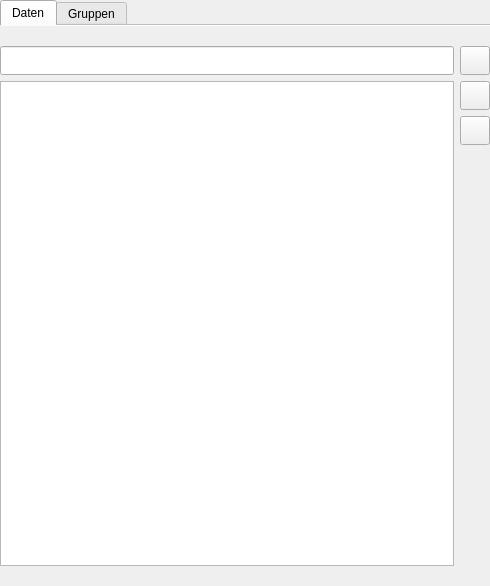
<?xml version="1.0" encoding="UTF-8"?>
<ui version="4.0">
 <class>QMFuncSettingsWidget</class>
 <widget class="QWidget" name="QMFuncSettingsWidget">
  <property name="geometry">
   <rect>
    <x>0</x>
    <y>0</y>
    <width>490</width>
    <height>586</height>
   </rect>
  </property>
  <property name="windowTitle">
   <string>Funktionen</string>
  </property>
  <layout class="QGridLayout" name="gridLayout_2">
   <property name="leftMargin">
    <number>0</number>
   </property>
   <property name="topMargin">
    <number>0</number>
   </property>
   <property name="rightMargin">
    <number>0</number>
   </property>
   <property name="bottomMargin">
    <number>0</number>
   </property>
   <item row="0" column="0">
    <widget class="QTabWidget" name="tabWidget">
     <property name="currentIndex">
      <number>0</number>
     </property>
     <property name="documentMode">
      <bool>true</bool>
     </property>
     <widget class="QWidget" name="tab">
      <attribute name="title">
       <string>Daten</string>
      </attribute>
      <layout class="QGridLayout" name="gridLayout_4">
       <property name="leftMargin">
        <number>0</number>
       </property>
       <property name="topMargin">
        <number>20</number>
       </property>
       <property name="rightMargin">
        <number>0</number>
       </property>
       <property name="bottomMargin">
        <number>20</number>
       </property>
       <item row="0" column="0">
        <layout class="QVBoxLayout" name="verticalLayout">
         <property name="leftMargin">
          <number>0</number>
         </property>
         <property name="rightMargin">
          <number>0</number>
         </property>
         <item>
          <layout class="QHBoxLayout" name="horizontalLayout">
           <item>
            <widget class="QLineEdit" name="leFuncFilter">
             <property name="sizePolicy">
              <sizepolicy hsizetype="Expanding" vsizetype="Preferred">
               <horstretch>0</horstretch>
               <verstretch>0</verstretch>
              </sizepolicy>
             </property>
             <property name="minimumSize">
              <size>
               <width>0</width>
               <height>0</height>
              </size>
             </property>
             <property name="clearButtonEnabled">
              <bool>true</bool>
             </property>
            </widget>
           </item>
           <item>
            <widget class="QToolButton" name="tbFuncFilter">
             <property name="minimumSize">
              <size>
               <width>0</width>
               <height>0</height>
              </size>
             </property>
             <property name="toolTip">
              <string>Funktionen Filtern</string>
             </property>
             <property name="text">
              <string/>
             </property>
             <property name="icon">
              <iconset>
               <normaloff>:/icons/icons/view-filter.svg</normaloff>:/icons/icons/view-filter.svg</iconset>
             </property>
             <property name="iconSize">
              <size>
               <width>22</width>
               <height>22</height>
              </size>
             </property>
            </widget>
           </item>
          </layout>
         </item>
         <item>
          <layout class="QHBoxLayout" name="horizontalLayout_4">
           <item>
            <widget class="QTableView" name="tvFunc">
             <property name="selectionMode">
              <enum>QAbstractItemView::SingleSelection</enum>
             </property>
             <property name="selectionBehavior">
              <enum>QAbstractItemView::SelectRows</enum>
             </property>
             <property name="sortingEnabled">
              <bool>true</bool>
             </property>
             <attribute name="horizontalHeaderDefaultSectionSize">
              <number>150</number>
             </attribute>
             <attribute name="horizontalHeaderShowSortIndicator" stdset="0">
              <bool>true</bool>
             </attribute>
             <attribute name="horizontalHeaderStretchLastSection">
              <bool>false</bool>
             </attribute>
             <attribute name="verticalHeaderVisible">
              <bool>false</bool>
             </attribute>
             <attribute name="verticalHeaderMinimumSectionSize">
              <number>30</number>
             </attribute>
             <attribute name="verticalHeaderDefaultSectionSize">
              <number>30</number>
             </attribute>
             <attribute name="verticalHeaderHighlightSections">
              <bool>false</bool>
             </attribute>
             <attribute name="verticalHeaderShowSortIndicator" stdset="0">
              <bool>false</bool>
             </attribute>
            </widget>
           </item>
           <item>
            <layout class="QVBoxLayout" name="verticalLayout_3">
             <item>
              <widget class="QToolButton" name="tbFuncAdd">
               <property name="minimumSize">
                <size>
                 <width>0</width>
                 <height>0</height>
                </size>
               </property>
               <property name="toolTip">
                <string>Hinzufügen einer neuen Funktion</string>
               </property>
               <property name="text">
                <string/>
               </property>
               <property name="icon">
                <iconset>
                 <normaloff>:/icons/icons/list-add.svg</normaloff>:/icons/icons/list-add.svg</iconset>
               </property>
               <property name="iconSize">
                <size>
                 <width>22</width>
                 <height>22</height>
                </size>
               </property>
              </widget>
             </item>
             <item>
              <widget class="QToolButton" name="tbFuncRemove">
               <property name="minimumSize">
                <size>
                 <width>0</width>
                 <height>0</height>
                </size>
               </property>
               <property name="toolTip">
                <string>Entfernen einer selektierten Funktion</string>
               </property>
               <property name="text">
                <string/>
               </property>
               <property name="icon">
                <iconset>
                 <normaloff>:/icons/icons/list-remove.svg</normaloff>:/icons/icons/list-remove.svg</iconset>
               </property>
               <property name="iconSize">
                <size>
                 <width>22</width>
                 <height>22</height>
                </size>
               </property>
              </widget>
             </item>
             <item>
              <spacer name="verticalSpacer">
               <property name="orientation">
                <enum>Qt::Vertical</enum>
               </property>
               <property name="sizeHint" stdset="0">
                <size>
                 <width>20</width>
                 <height>40</height>
                </size>
               </property>
              </spacer>
             </item>
            </layout>
           </item>
          </layout>
         </item>
        </layout>
       </item>
      </layout>
     </widget>
     <widget class="QWidget" name="tab_2">
      <attribute name="title">
       <string>Gruppen</string>
      </attribute>
      <layout class="QGridLayout" name="gridLayout">
       <property name="leftMargin">
        <number>0</number>
       </property>
       <property name="topMargin">
        <number>20</number>
       </property>
       <property name="rightMargin">
        <number>0</number>
       </property>
       <property name="bottomMargin">
        <number>20</number>
       </property>
       <item row="0" column="0">
        <layout class="QHBoxLayout" name="horizontalLayout_3">
         <property name="leftMargin">
          <number>0</number>
         </property>
         <property name="rightMargin">
          <number>0</number>
         </property>
         <item>
          <widget class="QTableView" name="tvFuncGroups">
           <property name="sizePolicy">
            <sizepolicy hsizetype="Expanding" vsizetype="Expanding">
             <horstretch>0</horstretch>
             <verstretch>0</verstretch>
            </sizepolicy>
           </property>
           <property name="minimumSize">
            <size>
             <width>0</width>
             <height>0</height>
            </size>
           </property>
           <property name="selectionMode">
            <enum>QAbstractItemView::SingleSelection</enum>
           </property>
           <property name="selectionBehavior">
            <enum>QAbstractItemView::SelectRows</enum>
           </property>
           <property name="sortingEnabled">
            <bool>true</bool>
           </property>
           <attribute name="horizontalHeaderDefaultSectionSize">
            <number>150</number>
           </attribute>
           <attribute name="horizontalHeaderShowSortIndicator" stdset="0">
            <bool>true</bool>
           </attribute>
           <attribute name="horizontalHeaderStretchLastSection">
            <bool>false</bool>
           </attribute>
           <attribute name="verticalHeaderVisible">
            <bool>false</bool>
           </attribute>
           <attribute name="verticalHeaderMinimumSectionSize">
            <number>30</number>
           </attribute>
           <attribute name="verticalHeaderDefaultSectionSize">
            <number>30</number>
           </attribute>
           <attribute name="verticalHeaderHighlightSections">
            <bool>false</bool>
           </attribute>
           <attribute name="verticalHeaderShowSortIndicator" stdset="0">
            <bool>false</bool>
           </attribute>
          </widget>
         </item>
         <item>
          <layout class="QVBoxLayout" name="verticalLayout_2">
           <item>
            <widget class="QToolButton" name="tbFuncGroupsAdd">
             <property name="minimumSize">
              <size>
               <width>0</width>
               <height>0</height>
              </size>
             </property>
             <property name="toolTip">
              <string>Hinzufügen einer neuen Funktionsgruppe</string>
             </property>
             <property name="text">
              <string/>
             </property>
             <property name="icon">
              <iconset>
               <normaloff>:/icons/icons/list-add.svg</normaloff>:/icons/icons/list-add.svg</iconset>
             </property>
             <property name="iconSize">
              <size>
               <width>22</width>
               <height>22</height>
              </size>
             </property>
            </widget>
           </item>
           <item>
            <widget class="QToolButton" name="tbFuncGroupsRemove">
             <property name="minimumSize">
              <size>
               <width>0</width>
               <height>0</height>
              </size>
             </property>
             <property name="toolTip">
              <string>Entfernen einer selektierten Funktionsgruppe</string>
             </property>
             <property name="text">
              <string/>
             </property>
             <property name="icon">
              <iconset>
               <normaloff>:/icons/icons/list-remove.svg</normaloff>:/icons/icons/list-remove.svg</iconset>
             </property>
             <property name="iconSize">
              <size>
               <width>22</width>
               <height>22</height>
              </size>
             </property>
            </widget>
           </item>
           <item>
            <spacer name="verticalSpacer_2">
             <property name="orientation">
              <enum>Qt::Vertical</enum>
             </property>
             <property name="sizeHint" stdset="0">
              <size>
               <width>20</width>
               <height>40</height>
              </size>
             </property>
            </spacer>
           </item>
          </layout>
         </item>
        </layout>
       </item>
      </layout>
     </widget>
    </widget>
   </item>
  </layout>
 </widget>
 <resources>
  <include location="../icons.qrc"/>
 </resources>
 <connections>
  <connection>
   <sender>leFuncFilter</sender>
   <signal>editingFinished()</signal>
   <receiver>QMFuncSettingsWidget</receiver>
   <slot>filterFunc()</slot>
   <hints>
    <hint type="sourcelabel">
     <x>366</x>
     <y>128</y>
    </hint>
    <hint type="destinationlabel">
     <x>384</x>
     <y>363</y>
    </hint>
   </hints>
  </connection>
  <connection>
   <sender>tbFuncAdd</sender>
   <signal>clicked()</signal>
   <receiver>QMFuncSettingsWidget</receiver>
   <slot>addFunc()</slot>
   <hints>
    <hint type="sourcelabel">
     <x>747</x>
     <y>112</y>
    </hint>
    <hint type="destinationlabel">
     <x>384</x>
     <y>363</y>
    </hint>
   </hints>
  </connection>
  <connection>
   <sender>tbFuncFilter</sender>
   <signal>clicked()</signal>
   <receiver>QMFuncSettingsWidget</receiver>
   <slot>filterFunc()</slot>
   <hints>
    <hint type="sourcelabel">
     <x>748</x>
     <y>63</y>
    </hint>
    <hint type="destinationlabel">
     <x>384</x>
     <y>363</y>
    </hint>
   </hints>
  </connection>
  <connection>
   <sender>tbFuncRemove</sender>
   <signal>clicked()</signal>
   <receiver>QMFuncSettingsWidget</receiver>
   <slot>removeFunc()</slot>
   <hints>
    <hint type="sourcelabel">
     <x>747</x>
     <y>156</y>
    </hint>
    <hint type="destinationlabel">
     <x>384</x>
     <y>363</y>
    </hint>
   </hints>
  </connection>
  <connection>
   <sender>tbFuncGroupsAdd</sender>
   <signal>clicked()</signal>
   <receiver>QMFuncSettingsWidget</receiver>
   <slot>addFuncGroups()</slot>
   <hints>
    <hint type="sourcelabel">
     <x>748</x>
     <y>63</y>
    </hint>
    <hint type="destinationlabel">
     <x>384</x>
     <y>363</y>
    </hint>
   </hints>
  </connection>
  <connection>
   <sender>tbFuncGroupsRemove</sender>
   <signal>clicked()</signal>
   <receiver>QMFuncSettingsWidget</receiver>
   <slot>removeFuncGroups()</slot>
   <hints>
    <hint type="sourcelabel">
     <x>748</x>
     <y>107</y>
    </hint>
    <hint type="destinationlabel">
     <x>384</x>
     <y>363</y>
    </hint>
   </hints>
  </connection>
 </connections>
 <slots>
  <slot>addFunc()</slot>
  <slot>removeFunc()</slot>
  <slot>revertFunc()</slot>
  <slot>addFuncGroups()</slot>
  <slot>removeFuncGroups()</slot>
  <slot>revertFuncGroups()</slot>
  <slot>filterFunc()</slot>
 </slots>
</ui>
